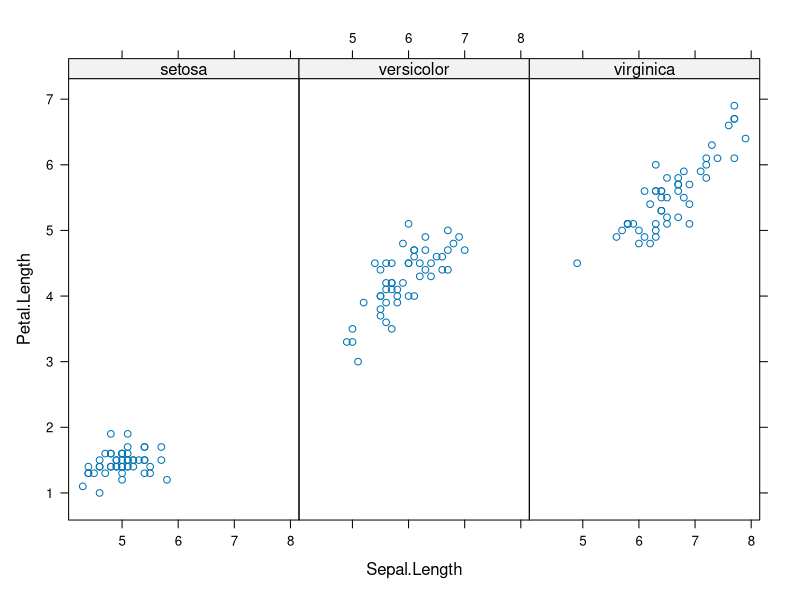
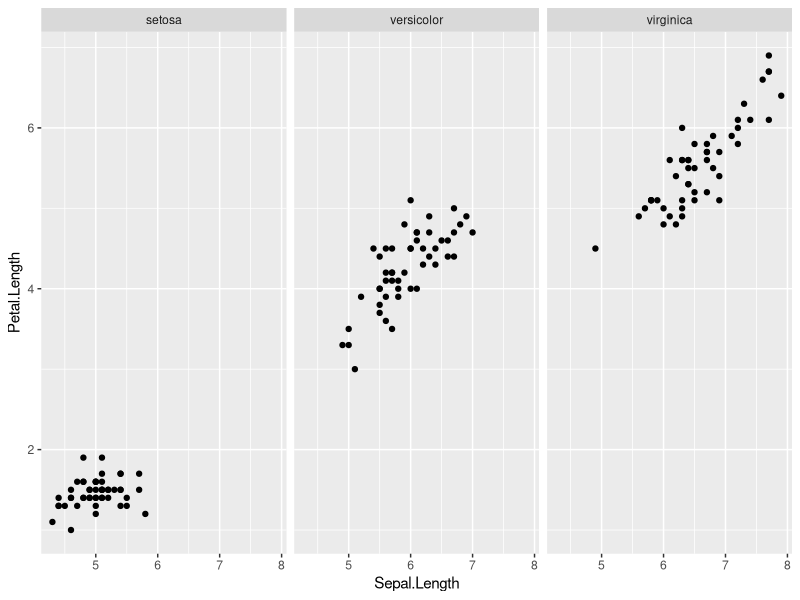
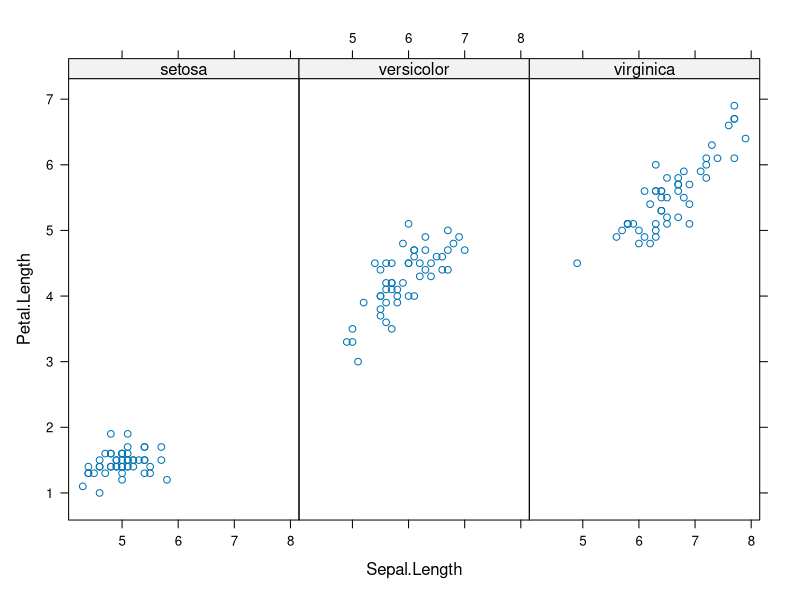
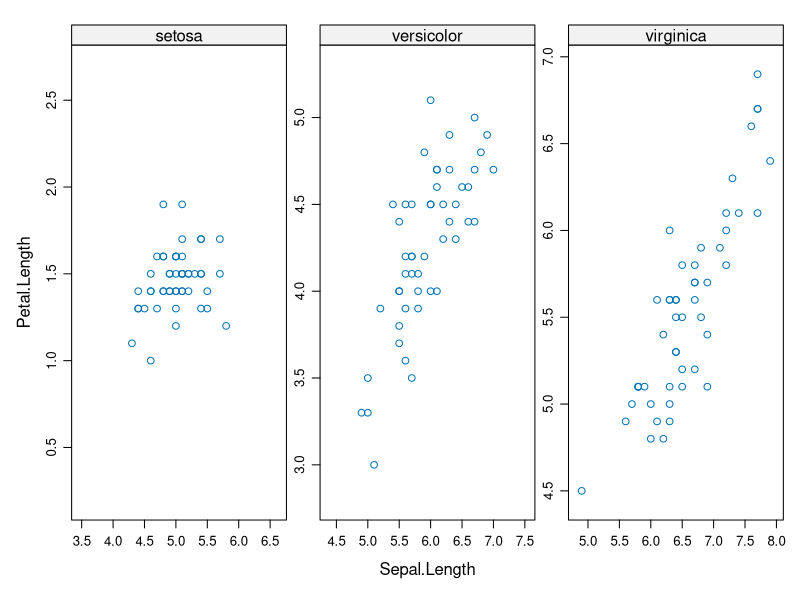
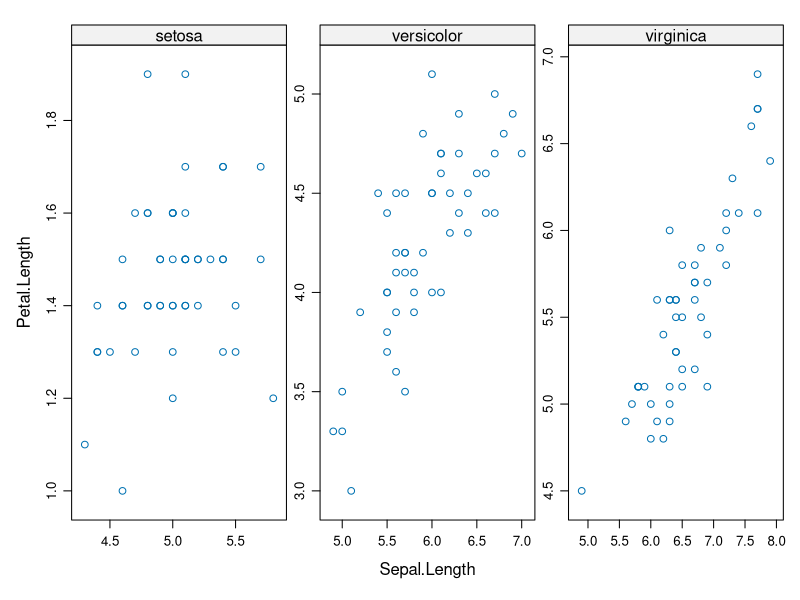
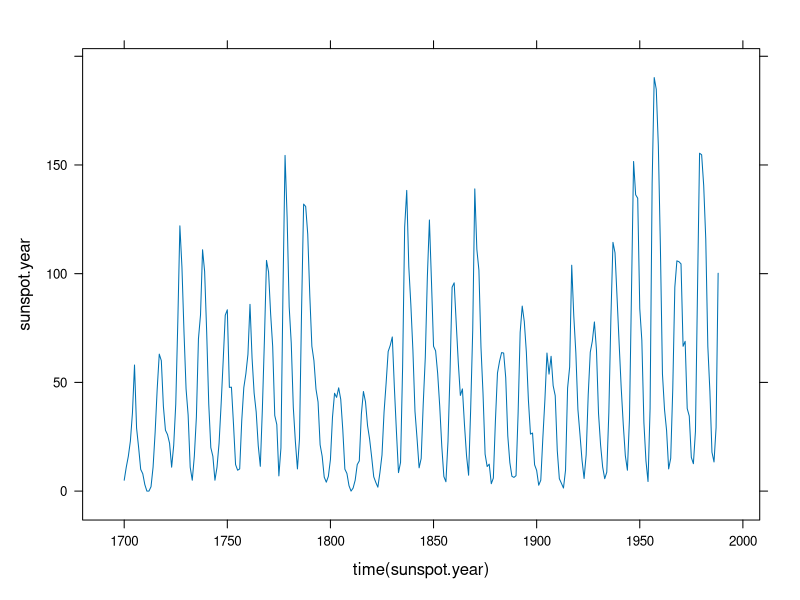

These charts were generated, in order, by the following R code:
## ---- chunk 1
library(lattice)
xyplot(Petal.Length ~ Sepal.Length | Species, 
   data = iris, layout = c(3, 1))
## ---- chunk 2
library(ggplot2)
p <- qplot(Sepal.Length, Petal.Length, data = iris)
p + facet_wrap(~Species, ncol = 3)
## ---- chunk 3
xyplot(Petal.Length ~ Sepal.Length | Species, data = iris, layout = c(3, 1))
## ---- chunk 4
xyplot(Petal.Length ~ Sepal.Length | Species, 
   data = iris, layout = c(3, 1),
   scales = list(relation = "sliced"))
## ---- chunk 5
xyplot(Petal.Length ~ Sepal.Length | Species, 
   data = iris, layout = c(3, 1),
   scales = list(relation = "free"))
## ---- chunk 6
xyplot(sunspot.year ~ time(sunspot.year), type = "l")
